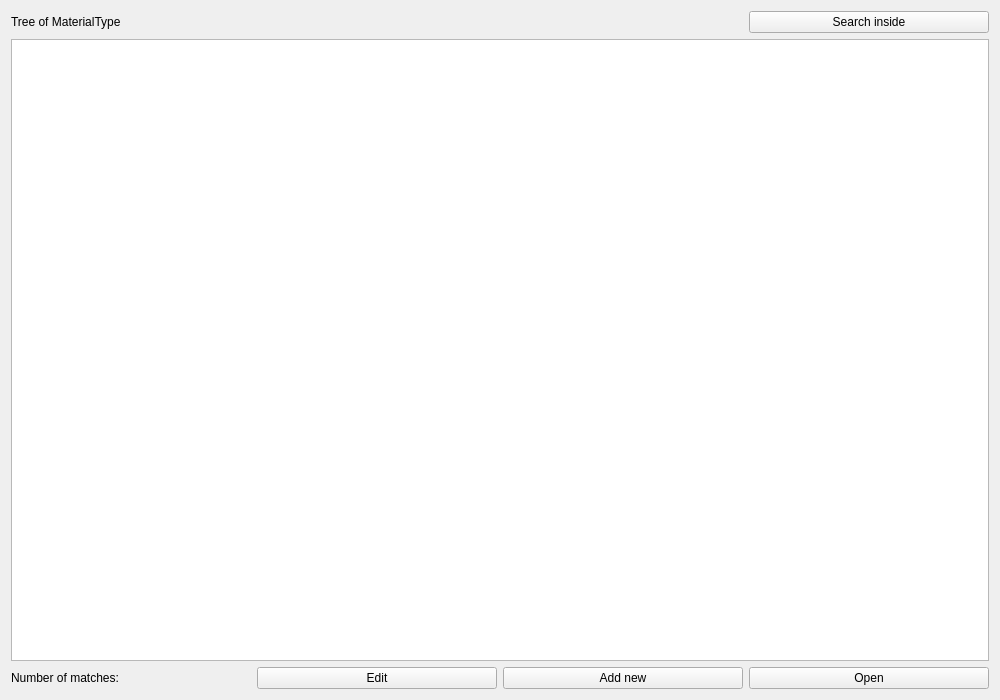
<?xml version="1.0" encoding="UTF-8"?>
<ui version="4.0">
 <class>ShowMaterialTypeTreeWidget</class>
 <widget class="QWidget" name="ShowMaterialTypeTreeWidget">
  <property name="geometry">
   <rect>
    <x>0</x>
    <y>0</y>
    <width>1000</width>
    <height>700</height>
   </rect>
  </property>
  <property name="windowTitle">
   <string>Form</string>
  </property>
  <layout class="QGridLayout" name="gridLayout">
   <item row="2" column="3">
    <widget class="QPushButton" name="openButton">
     <property name="text">
      <string>Open</string>
     </property>
     <property name="shortcut">
      <string>Return</string>
     </property>
    </widget>
   </item>
   <item row="2" column="1">
    <widget class="QPushButton" name="editButton">
     <property name="text">
      <string>Edit</string>
     </property>
    </widget>
   </item>
   <item row="1" column="0" colspan="4">
    <widget class="QTreeView" name="treeView">
     <property name="editTriggers">
      <set>QAbstractItemView::NoEditTriggers</set>
     </property>
     <property name="selectionMode">
      <enum>QAbstractItemView::SingleSelection</enum>
     </property>
     <property name="selectionBehavior">
      <enum>QAbstractItemView::SelectRows</enum>
     </property>
    </widget>
   </item>
   <item row="2" column="0">
    <widget class="QLabel" name="nbrMatches">
     <property name="text">
      <string>Number of matches:</string>
     </property>
    </widget>
   </item>
   <item row="0" column="3">
    <widget class="QPushButton" name="searchButton">
     <property name="text">
      <string>Search inside</string>
     </property>
    </widget>
   </item>
   <item row="0" column="0" colspan="3">
    <widget class="QLabel" name="title">
     <property name="styleSheet">
      <string notr="true">font: 14pt &quot;MS Shell Dlg 2&quot;;</string>
     </property>
     <property name="text">
      <string>Tree of MaterialType</string>
     </property>
    </widget>
   </item>
   <item row="2" column="2">
    <widget class="QPushButton" name="addNewItem">
     <property name="text">
      <string>Add new</string>
     </property>
    </widget>
   </item>
  </layout>
 </widget>
 <resources/>
 <connections/>
</ui>
